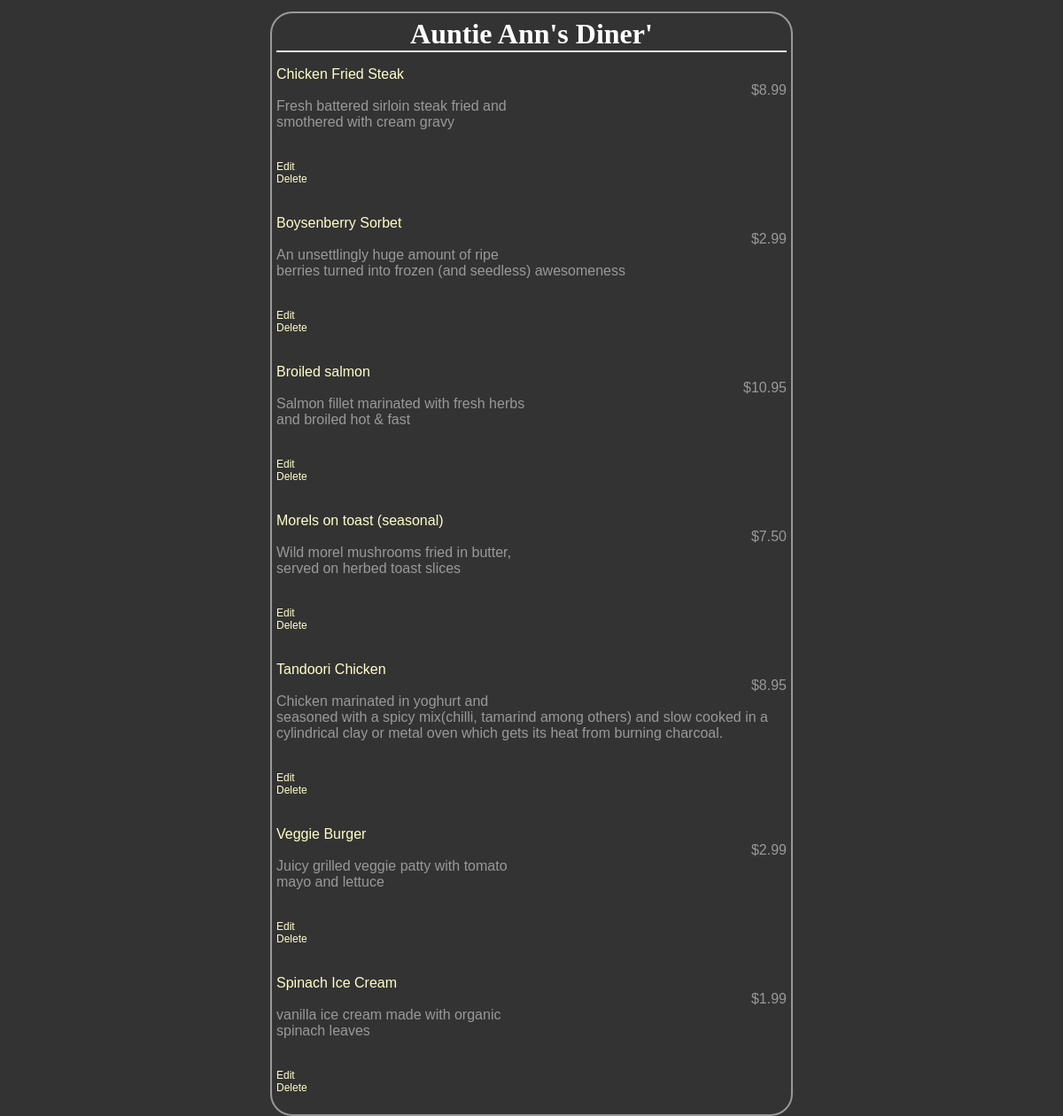
The app's page /restaurants/8/, older data.
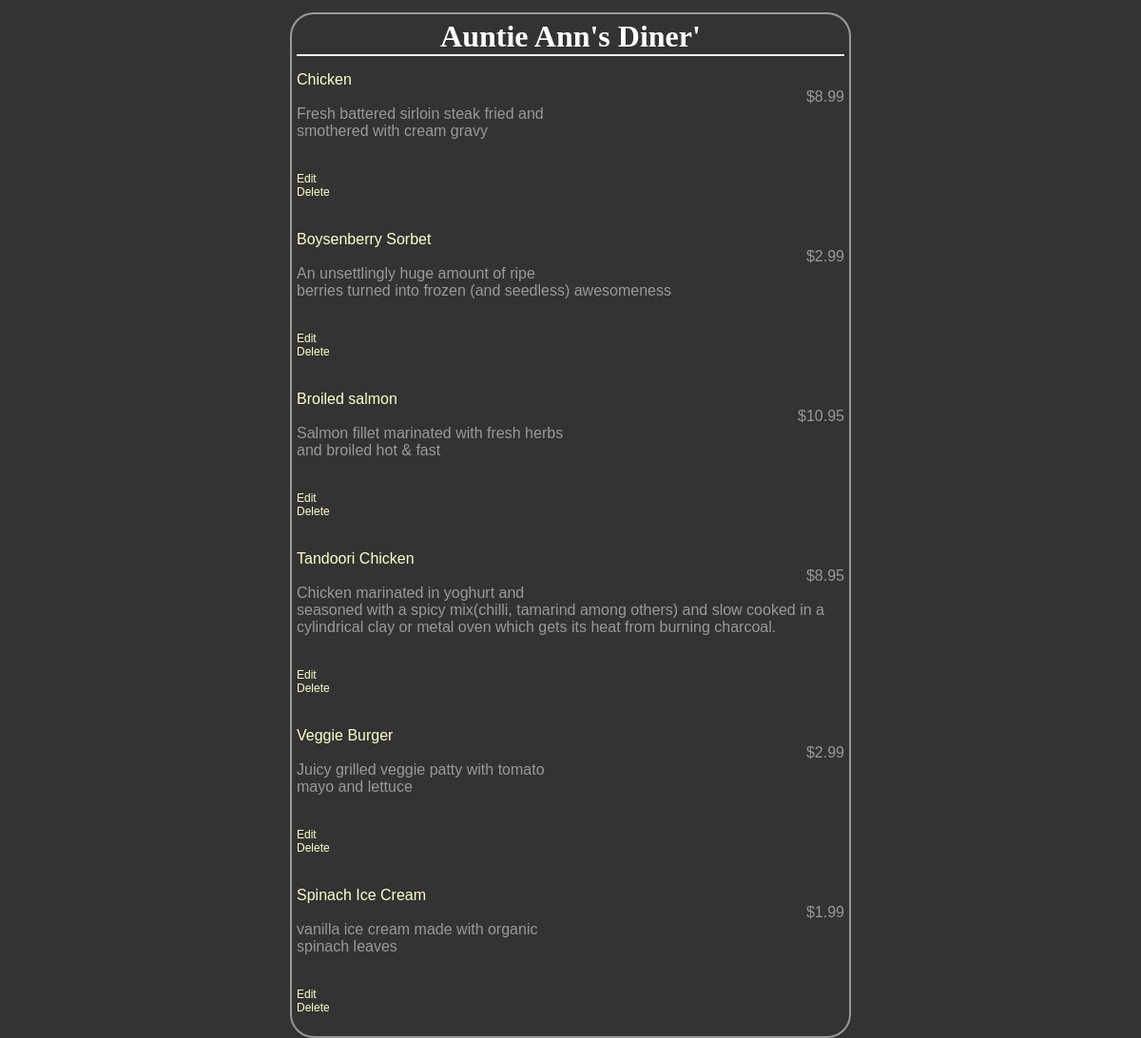
The same page, newer data.
### database_setup.py (models this page shows, shortened)
class MenuItem(Base):
	__tablename__ = 'menu_item'
	name = Column(String(80),nullable = False)
	id = Column(Integer, primary_key = True)
	course = Column(String(250))
	description = Column(String(250))
	price = Column(String(8))
	restaurant_id = Column(Integer, ForeignKey('restaurant.id'))
	restaurant = relationship(Restaurant)

### project.py (the view)
@app.route('/')
@app.route('/restaurants/<int:restaurant_id>/')
def restaurantMenu(restaurant_id):
    restaurant = session.query(Restaurant).filter_by(id=restaurant_id).one()
    items = session.query(MenuItem).filter_by(restaurant_id=restaurant.id)
    return render_template('menu.html', restaurant=restaurant, items=items)

### templates/menu.html (shortened to what this page needs)
<html>
<head>
	<link rel=stylesheet type=text/css href="{{ url_for('static', filename='style.css') }}">
	</head>
	<body>
	<div class = 'pane'>
		<div class = 'header'>
		<h1>{{restaurant.name}}</h1>
		</div>
{% for i in items %}
	<div class= 'nameAndPrice'>
		<span class= 'name'><p>{{i.name}}</p></span>
		<span class= 'price'><p>{{i.price}}</p></span>
	</div>
	<div class='description'>
		<p>{{i.description}}</p>
	</div>
	<div class='editdeletepane'>
		<a href="{{url_for('editMenuItem', restaurant_id = restaurant.id, MenuID = i.id) }}">Edit</a>
		<a href="{{url_for('deleteMenuItem', restaurant_id = restaurant.id, menu_id = i.id) }}">Delete</a>
	</div>
{% endfor %}
	</div>
</body>
</html>

Row changes from the older to the newer data that the page shows:
removed MenuItem: name "Morels on toast (seasonal)", price "$7.50", description "Wild morel mushrooms fried in butter, served on herbed toast slices"
changed MenuItem "Fresh battered sirloin steak fried and smothered with cream gravy": name "Chicken Fried Steak" → "Chicken"
